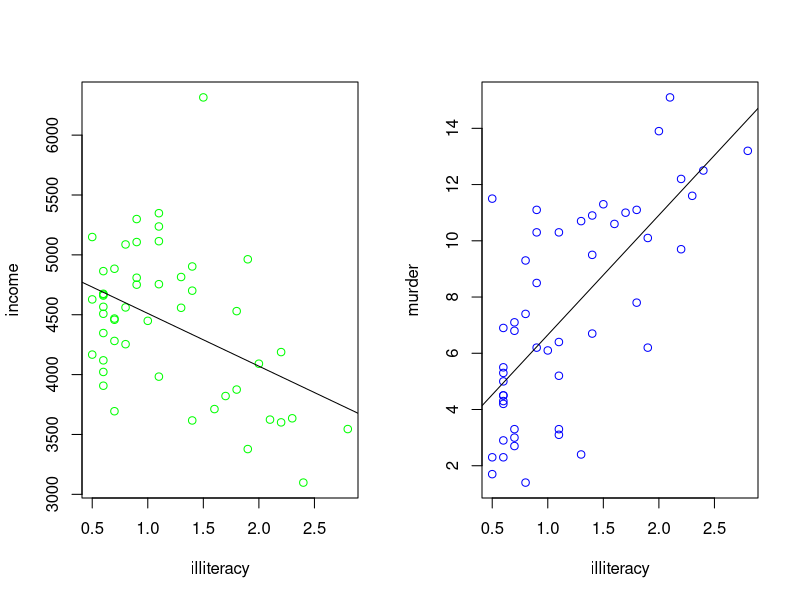

Source code (R):
## ---- chunk 1
states <- as.data.frame(state.x77[, c("Murder", "Population", "Illiteracy", "Income", "Frost")])

illiteracy = states$Illiteracy
murder = states$Murder
income = states$Income


par(mfrow = c(1,2))
plot(illiteracy,income,col="green")
ill_inc.lm = lm(income ~ illiteracy )
abline(ill_inc.lm)


plot(illiteracy,murder,col="blue")
ill_murdl.lm = lm(murder ~ illiteracy)
abline(ill_murdl.lm)


confint(ill_inc.lm,level=0.95)
print("****")
confint(ill_murdl.lm,level=0.95)



## ---- chunk 2
states <- as.data.frame(state.x77[, c("Murder", "Population", "Illiteracy", "Income", "Frost")])

illiteracy = states$Illiteracy
murder = states$Murder
income = states$Income
frost = states$Frost
population = states$Population

lm = lm(murder ~ illiteracy+income+frost+population)
lm
confint(lm)

X = matrix(c(rep(1,length(murder)),population,illiteracy,income,frost),nrow=length(murder))

y = murder
est = solve(t(X)%*%X)%*%(t(X)%*%y)
est

## ---- chunk 3
library(MASS)
states <- as.data.frame(state.x77[, c("Murder", "Population", "Illiteracy", "Income", "Frost")])

illiteracy = states$Illiteracy
murder = states$Murder
income = states$Income
frost = states$Frost
population = states$Population
n = length(murder)

lm4 = lm(murder ~  population+illiteracy+income+frost)

## AIC with 4 predicots
X = matrix(c(rep(1,n),population,illiteracy,income,frost),nrow=length(murder))

y = murder
beta = solve(t(X)%*%X)%*%(t(X)%*%y)
sigma2 = 1/n*t(y-X%*%beta)%*%(y-X%*%beta)

AIC4 = 2*n*log(sqrt(2*pi))+2*n*log(sqrt(sigma2))+1/sigma2*t(y-X%*%beta)%*%(y-X%*%beta)+2*(5+1)
AIC4
AIC(lm4)


## AIC with 2 predictors

X = matrix(c(rep(1,length(murder)),population,illiteracy),nrow=length(murder))
lm2 = lm(murder ~  population+illiteracy)

y = murder
beta = solve(t(X)%*%X)%*%(t(X)%*%y)
sigma2 = 1/n*t(y-X%*%beta)%*%(y-X%*%beta)

AIC2 = 2*n*log(sqrt(2*pi))+2*n*log(sqrt(sigma2))+1/sigma2*t(y-X%*%beta)%*%(y-X%*%beta)+2*(3+1)
AIC2
AIC(lm2)

###

k = stepAIC(lm4,direction="backward")

